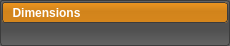
<?xml version="1.0" encoding="UTF-8"?>
<ui version="4.0">
 <class>ToolBoxPageWidget</class>
 <widget class="QWidget" name="ToolBoxPageWidget">
  <property name="geometry">
   <rect>
    <x>0</x>
    <y>0</y>
    <width>230</width>
    <height>46</height>
   </rect>
  </property>
  <property name="sizePolicy">
   <sizepolicy hsizetype="Preferred" vsizetype="Fixed">
    <horstretch>0</horstretch>
    <verstretch>0</verstretch>
   </sizepolicy>
  </property>
  <property name="styleSheet">
   <string notr="true">QToolButton#activate_button_{
  background-color:rgba(0, 0, 0, 0);
  border-color: rgba(0, 0, 0, 0);
  border: none;
  height: 24px;
  text-align: left;
  color: rgb(255, 255, 255);
  padding-left:4px;
  font: bold;
}

QToolButton#spacer_{
  background-color:rgba(0, 0, 0, 0);
  border-color: rgba(0, 0, 0, 0);
  border: none;
  height: 24px;
  text-align: left;
  color: rgb(255, 255, 255);
  padding-left:4px;
  font: bold;
}

QToolButton#activate_button_:hover{
  color: rgb(255, 255, 255);
}

QToolButton#activate_button_:pressed{
  background-color:rgba(0, 0, 0, 0);
  border-color: rgba(0, 0, 0, 0);
  padding-left: 4px;
  border: none;
  color:  rgb(100, 100, 100);
}

QToolButton#spacer_:pressed{
  background-color:rgba(0, 0, 0, 0);
  border-color: rgba(0, 0, 0, 0);
  padding-left: 4px;
  border: none;
  color:  rgb(100, 100, 100);
}


QPushButton#activate_button_{
  background-color:rgba(0, 0, 0, 0);
  border-color: rgba(0, 0, 0, 0);
  border: none;
  height: 24px;
  text-align: left;
  color: white;
  padding-left:4px;
  font: bold;
}

QPushButton#activate_button_:hover{
  color: silver;
}

QPushButton#activate_button_:pressed{
  background-color:rgba(0, 0, 0, 0);
  border-color: rgba(0, 0, 0, 0);
  padding-left: 4px;
  border: none;
  color:  rgb(68, 68, 68);
}

QToolButton#close_button_{
  background-color: rgba(0, 0, 0, 0);
  border-radius: 4px;
}

QToolButton#close_button_:hover{
  background-color: rgba(0, 0, 0, 20);
}

QToolButton#close_button_:pressed{
  background-color: rgb(68, 68, 68);
  border-radius: 4px;
}

QToolButton#help_button_{
  background-color: rgba(0, 0, 0, 0);
  border-radius: 4px;
}

QToolButton#help_button_:hover{
  background-color: rgba(0, 0, 0, 20);
}

QToolButton#help_button_:pressed{
  background-color: rgb(68, 68, 68);
  border-radius: 4px;
}

QWidget#page_header_{
  background-color: qlineargradient(spread:pad, x1:0.5, y1:0, x2:0.5, y2:0.960227, stop:0 rgba(0, 0, 0, 0), stop:0.45 rgba(0, 0, 0,30), stop:1 rgba(0, 0, 0, 25));
  /*background-color: qlineargradient(spread:pad, x1:0.5, y1:0, x2:0.5, y2:0.960227, stop:0 rgba(25, 25, 25, 0), stop:0.753769 rgba(0, 0, 0, 100), stop:1 rgba(0, 0, 0, 84));*/
    border-radius: 3px;
  border: 1px solid rgb( 60, 60, 60 );
}

QWidget#page_background_{
  /*background-color: rgb(255, 128, 0);*/
  background-color: rgb( 237, 149, 31 );
    border-radius: 3px;
}

QWidget#ToolBoxPageWidget{
  /*background-color: gray;*/
  
  background-color: qlineargradient(spread:pad, x1:0.5, y1:0, x2:0.5, y2:1, stop:0 rgba(100, 100, 100, 255), stop:0.36 rgba(80, 80, 80, 255), stop:0.65 rgba(80, 80, 80, 255), stop:1 rgba(100, 100, 100, 255));
  border-radius:3px;
  border: 1px solid rgb( 60, 60, 60 );
}

QWidget#tool_frame_{
  background-color: rgba(0, 0, 0, 0);
  border: 1px solid rgba(0, 0, 0, 0);
}

</string>
  </property>
  <layout class="QVBoxLayout" name="verticalLayout_3">
   <property name="spacing">
    <number>0</number>
   </property>
   <property name="margin">
    <number>2</number>
   </property>
   <item>
    <widget class="QWidget" name="page_background_" native="true">
     <property name="sizePolicy">
      <sizepolicy hsizetype="Preferred" vsizetype="Fixed">
       <horstretch>0</horstretch>
       <verstretch>0</verstretch>
      </sizepolicy>
     </property>
     <property name="minimumSize">
      <size>
       <width>0</width>
       <height>21</height>
      </size>
     </property>
     <property name="maximumSize">
      <size>
       <width>16777215</width>
       <height>21</height>
      </size>
     </property>
     <layout class="QHBoxLayout" name="horizontalLayout_13">
      <property name="spacing">
       <number>0</number>
      </property>
      <property name="margin">
       <number>0</number>
      </property>
      <item>
       <widget class="QWidget" name="page_header_" native="true">
        <property name="sizePolicy">
         <sizepolicy hsizetype="Preferred" vsizetype="Preferred">
          <horstretch>0</horstretch>
          <verstretch>0</verstretch>
         </sizepolicy>
        </property>
        <property name="minimumSize">
         <size>
          <width>0</width>
          <height>21</height>
         </size>
        </property>
        <property name="maximumSize">
         <size>
          <width>16777215</width>
          <height>21</height>
         </size>
        </property>
        <layout class="QHBoxLayout" name="horizontalLayout">
         <property name="spacing">
          <number>0</number>
         </property>
         <property name="leftMargin">
          <number>2</number>
         </property>
         <property name="topMargin">
          <number>0</number>
         </property>
         <property name="rightMargin">
          <number>2</number>
         </property>
         <property name="bottomMargin">
          <number>0</number>
         </property>
         <item>
          <widget class="QToolButton" name="activate_button_">
           <property name="text">
            <string>Dimensions</string>
           </property>
          </widget>
         </item>
         <item>
          <widget class="QToolButton" name="spacer_">
           <property name="sizePolicy">
            <sizepolicy hsizetype="MinimumExpanding" vsizetype="Fixed">
             <horstretch>0</horstretch>
             <verstretch>0</verstretch>
            </sizepolicy>
           </property>
           <property name="text">
            <string/>
           </property>
          </widget>
         </item>
         <item>
          <widget class="QToolButton" name="help_button_">
           <property name="minimumSize">
            <size>
             <width>19</width>
             <height>19</height>
            </size>
           </property>
           <property name="maximumSize">
            <size>
             <width>19</width>
             <height>19</height>
            </size>
           </property>
           <property name="text">
            <string/>
           </property>
           <property name="icon">
            <iconset resource="../../Resources/QtResources.qrc">
             <normaloff>:/Images/HelpWhite.png</normaloff>:/Images/HelpWhite.png</iconset>
           </property>
          </widget>
         </item>
         <item>
          <widget class="QToolButton" name="close_button_">
           <property name="minimumSize">
            <size>
             <width>19</width>
             <height>19</height>
            </size>
           </property>
           <property name="maximumSize">
            <size>
             <width>19</width>
             <height>19</height>
            </size>
           </property>
           <property name="text">
            <string/>
           </property>
           <property name="icon">
            <iconset resource="../../Resources/QtResources.qrc">
             <normaloff>:/Images/CloseWhite.png</normaloff>:/Images/CloseWhite.png</iconset>
           </property>
          </widget>
         </item>
        </layout>
       </widget>
      </item>
     </layout>
    </widget>
   </item>
   <item>
    <widget class="QFrame" name="tool_frame_">
     <property name="sizePolicy">
      <sizepolicy hsizetype="Preferred" vsizetype="Preferred">
       <horstretch>0</horstretch>
       <verstretch>0</verstretch>
      </sizepolicy>
     </property>
     <property name="minimumSize">
      <size>
       <width>0</width>
       <height>0</height>
      </size>
     </property>
     <property name="maximumSize">
      <size>
       <width>16777215</width>
       <height>16777215</height>
      </size>
     </property>
     <property name="frameShape">
      <enum>QFrame::StyledPanel</enum>
     </property>
     <property name="frameShadow">
      <enum>QFrame::Raised</enum>
     </property>
     <property name="lineWidth">
      <number>0</number>
     </property>
     <layout class="QHBoxLayout" name="tool_frame_layout_">
      <property name="spacing">
       <number>2</number>
      </property>
      <property name="margin">
       <number>0</number>
      </property>
      <item>
       <widget class="QLabel" name="url_">
        <property name="maximumSize">
         <size>
          <width>0</width>
          <height>0</height>
         </size>
        </property>
        <property name="text">
         <string/>
        </property>
       </widget>
      </item>
     </layout>
    </widget>
   </item>
  </layout>
 </widget>
 <layoutdefault spacing="6" margin="11"/>
 <resources>
  <include location="../../Resources/QtResources.qrc"/>
 </resources>
 <connections/>
</ui>
